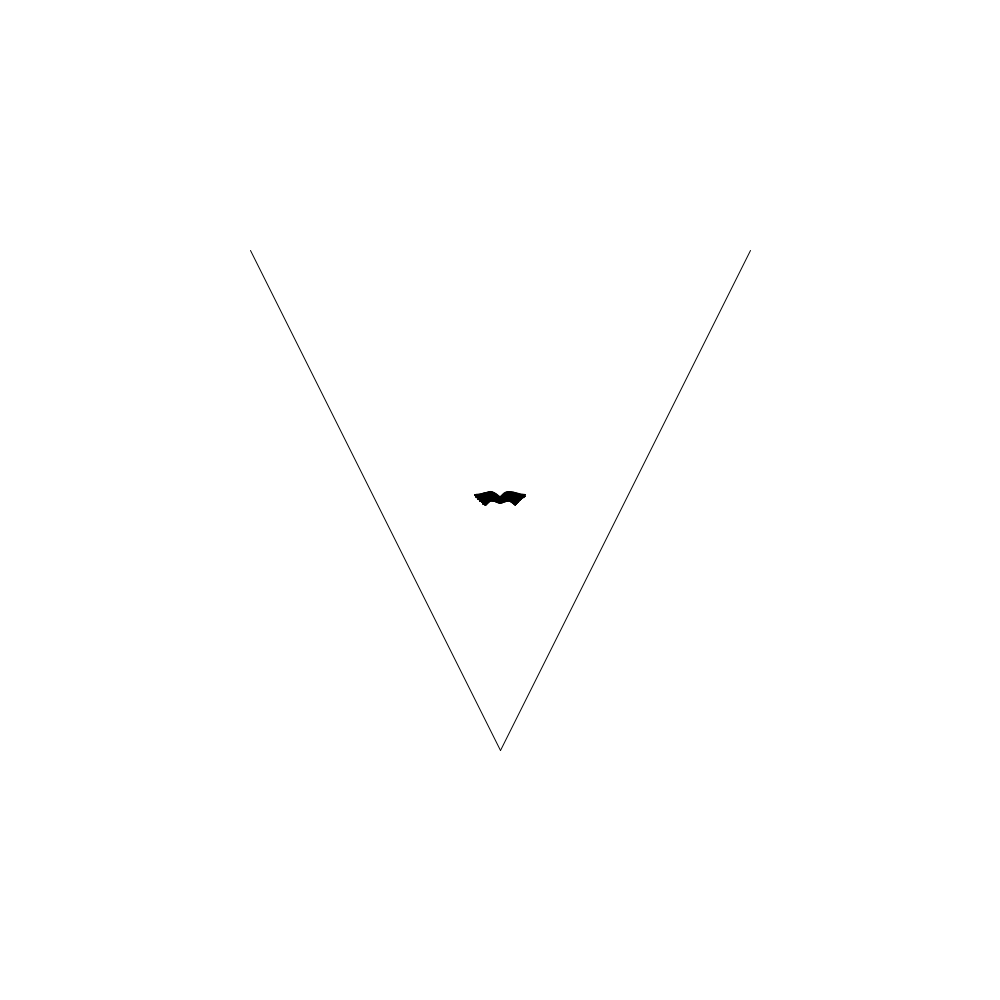
Frame 1 (no input)
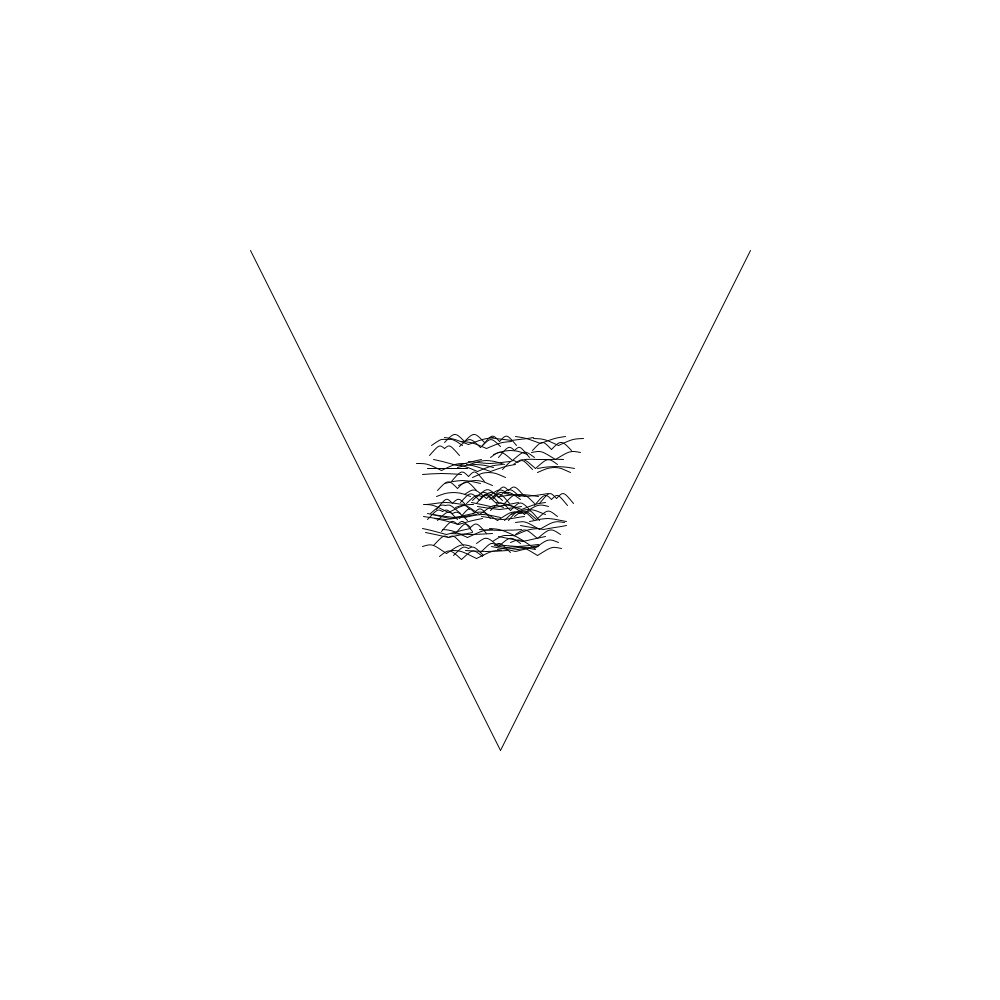
Frame 60 (the mouse pressed at the canvas centre just before this capture)
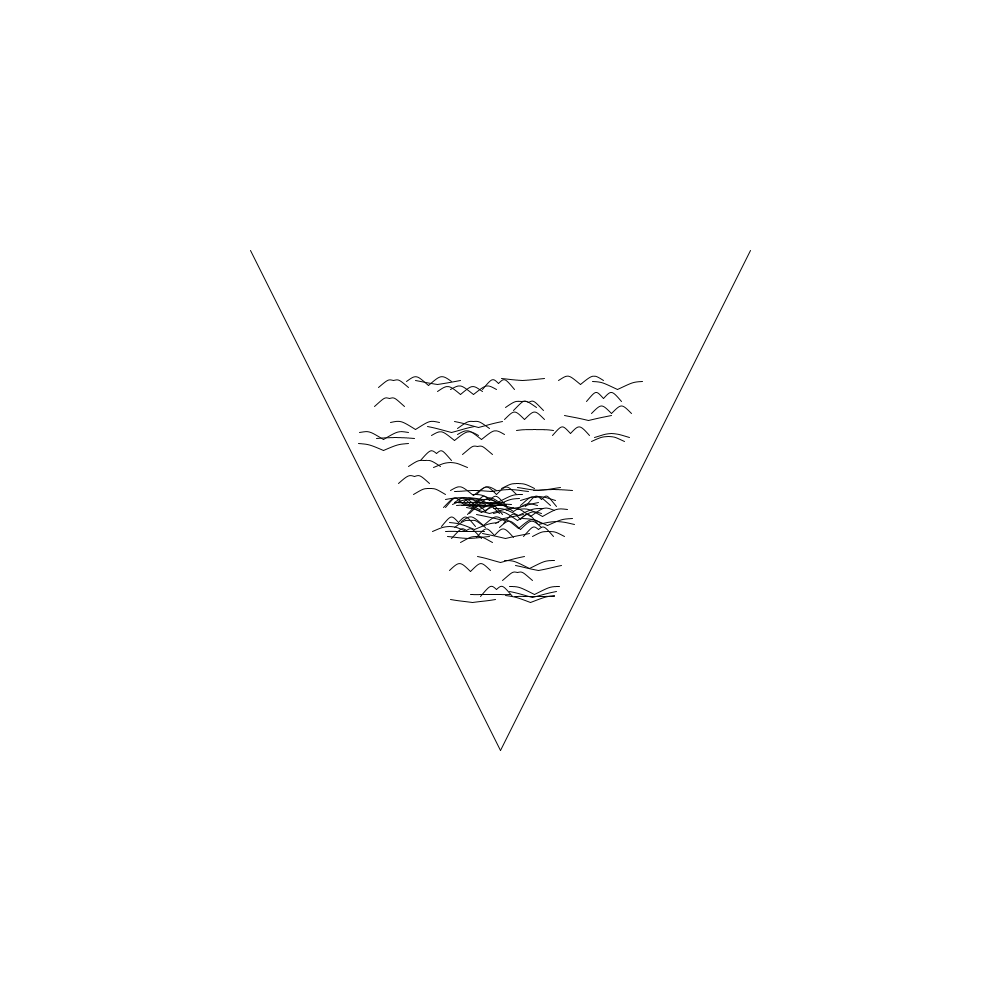
Frame 120 (the mouse held since frame 60 and released just before this capture)

The Processing sketch that drew these frames (run headless with seeded random() and noise(); from frame 60 on, the mouse is pressed at the canvas centre):

// Processing sketch: agent1_pde
// ── agent1_pde.pde
ArrayList<Agent> agents;
ArrayList<PVector> shape;
float speed =5; 
void setup()
{
    size(1000, 1000);
    agents = new ArrayList<Agent>();
    
    for(int i = 0; i<100; i++)
    {
      agents.add(new Agent());
    }
    
    shape = new ArrayList<PVector>();
    shape.add(new PVector(width/4, height/4));
    shape.add(new PVector(width/2, 3*height/4));
    shape.add(new PVector(3*width/4, height/4));
}

void draw()
{
   background(255);
   
   for(Agent a: agents)
   {
       for(int i = 1; i<shape.size(); i++)
       {
           PVector inter = intersect(shape.get(i-1), shape.get(i), a.p, a.v);
           if(PVector.dist(inter, a.p)<50)
           {
               PVector deflect = PVector.sub(a.p, inter);
               deflect.normalize();
               //deflect.mult(0.5);
               a.v.add(deflect);
               a.v.normalize();
               //a.v.mult(speed);
           }
       }
   }
   
   for(Agent a: agents)
   {
       a.move();
   }
   
   for(Agent a: agents)
   {
       a.display();
   }
   
   for(int i = 1; i<shape.size();i++)
   {
       line(shape.get(i-1).x, shape.get(i-1).y, shape.get(i).x, shape.get(i).y);
   }
   
//   shape.get(0).x = width*0.5*(1+ 0.5*sin(frameCount/100.0));
//   shape.get(0).y = width*0.5*(1+ 0.5*cos(frameCount/100.0));
//   shape.get(1).x = width*0.5*(1+ 0.5*sin((frameCount/100.0)-PI*0.4));
//   shape.get(1).y = width*0.5*(1+ 0.5*cos((frameCount/100.0)-PI*0.4));
}

// ── agents.pde
float cycle = 5;
boolean drawV = false;


class Agent
{
    PVector p,v,a;
    float phase = random(TWO_PI);
    float thisCycle = cycle*(1+random(-0.1, 0.1));
    
    Agent()
    {
        p = new PVector(width/2, height/2);
        v = new PVector(random(-1,1), random(-1,1));
        //v.y=0;
    }
    
    void accel()
    {
    }
    
    void move()
    {
        p.add(v);
        //p.add(new PVector(random(-3,3), random(-3, 3)));
    }
    
    void display()
    {
        noFill();
        stroke(0);
        pushMatrix();
          translate(p.x, p.y);
          //line(0, -10, 0, 10);
          
//          pushMatrix();
//            scale(1+sin(frameCount/4), 1.0);
//            ellipse(20, 0, 40, 10);
//            ellipse(-20, 0, 40, 10);
//          popMatrix();
            float wlength = 10;
            float zwing = 0.5*wlength*(1+sin(phase-frameCount/thisCycle));
            float ztip = 0.5*wlength*(cos(phase-frameCount/thisCycle));
            
            
            bezier(0,0.5*ztip, ztip+wlength, -zwing, ztip+wlength, -zwing, 2*wlength+ztip, -ztip);
            bezier(0,0.5*ztip, -ztip-wlength, -zwing, -ztip-wlength, -zwing, -2*wlength-ztip, -ztip);
            
            if(drawV)
            {
                line(0,0,v.x*100, v.y*100);
                
            }
        popMatrix();
        v.y+=0.01*(1/thisCycle)*sin(phase-frameCount/thisCycle);
    }
}

// ── intersectionality.pde
PVector intersect(PVector x0, PVector x1, PVector p, PVector v)
{
    float xs = 0;
    float ys = 0;
    if(!(x1.x-x0.x==0))
    {
        float m = (x1.y - x0.y)/(x1.x-x0.x);
        float c = x0.y - (x0.x*m);
        float mv = v.y/v.x;
        
         xs = (p.y-(p.x*mv)-c)/(m-mv);
         ys = (m*xs)+c;
        if(xs>=x0.x && xs<=x1.x && (xs-p.x)/v.x>0)
       {
        // ellipse(xs,ys,5,5);
       }
        else{
          xs = 0;
          ys = 0;
        }
        
    }
    else
    {
        xs = x0.x;
        ys = p.y + (v.y/v.x)*(xs-p.x);
        if(ys>0) println(ys);
        if(ys>=x0.y && ys<=x1.y) ellipse(xs,ys,5,5);
    }
    
    return new PVector(xs, ys);
}

// ── keys.pde
void keyPressed()
{
    if(key=='r') setup();
}
